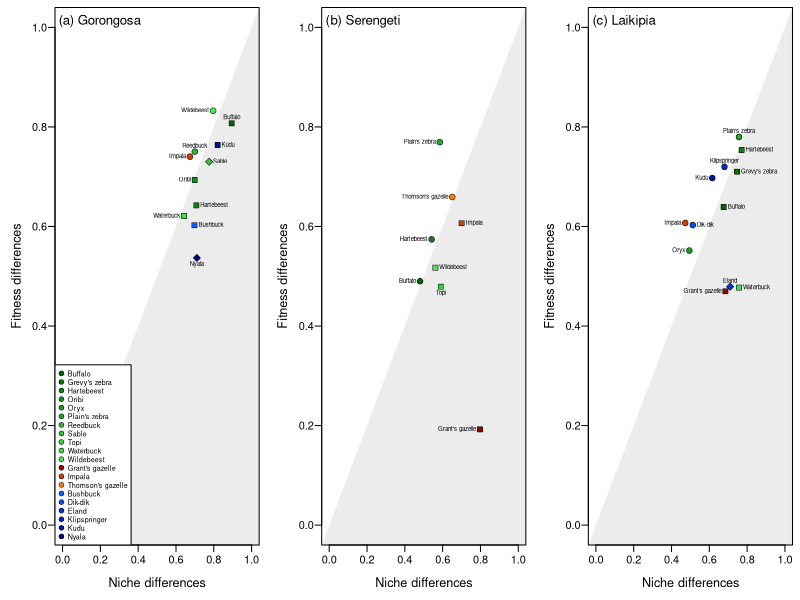

Here is the R script that generated this plot:
setwd("C:/Users/Falko/Documents/Standalone Research/Mammal Isotopes/Most recent manuscript and files")

# Load the data
comm <- read.csv("Processed_data/MCT_combined_data.csv")

# Total number of unique species
tot.S <- length(unique(comm$Species))

# Define a colour ramp with shades of green for grazers, shades of red for mixed feeders, and shades of blue for browsers
cols2 <- c(colorRampPalette(c(rgb(0,0.4,0,0.25),rgb(0.3,0.9,0.3,0.25)),interpolate="linear")(11),
			colorRampPalette(c(rgb(0.6,0,0,0.25),rgb(1,0.5,0,0.25)),interpolate="linear")(3),
			colorRampPalette(c(rgb(0,0.4,1,0.25),rgb(0,0,0.5,0.25)),interpolate="linear")(6))


# Save to file in the 'Figures' directory
png(filename="Figures/Combined Coexistence.png",width=22,height=7,units="cm",res=300)

# Set plot panels and margins
par(mfrow=c(1,3))
par(mai=c(0.55,0.55,0.075,0.075))

##########################################################################################################
# Create blank axis plots
plot(0,0, xlim=c(0,1), ylim=c(0,1),type="n",las=1,
	ylab="Fitness differences",xlab="Niche differences",cex.axis=1, cex.lab= 1.15, mgp=c(2.4,0.6,0))
# A grey polygon for the zone of stable coexistence
polygon(c(-5,5,5),c(-5,5,-5),col=rgb(0,0,0,0.075), border=NA)

# Use a subset of data from Gorongosa
G.sub <- comm[comm$PA=="Gorongosa",]
# Plot the species as points (point characters denote whether species can coexist stably)
points (G.sub$N,G.sub$F,pch=G.sub$Point,bg=cols2[G.sub$Code], cex=1.2, col="black",lw=0.5)
# Label the points
text (G.sub$N,G.sub$F,G.sub$Species, pos=c(4,4,2,2,3,1,4,4,2,2,3), cex=0.55, offset=0.3)
# Label the plot panel
mtext("(a) Gorongosa",cex=0.8, side = 3, adj = 0.03, line = -1.5,font=1)

# Create a vector of species names for the legend
sp.names <-c("Buffalo", "Grevy's zebra", "Hartebeest", "Oribi", "Oryx",
	"Plain's zebra", "Reedbuck", "Sable", "Topi", "Waterbuck",
	"Wildebeest", "Grant's gazelle", "Impala", "Thomson's gazelle",
	"Bushbuck", "Dik-dik", "Eland", "Klipspringer", "Kudu", "Nyala")

# Add a legen to the first panel
legend("bottomleft", pch=21, col="black",pt.bg=cols2,legend=sp.names,pt.cex=1, cex=0.65, pt.lw=0.5)

##########################################################################################################
# Create blank axis plots
plot(0,0, xlim=c(0,1), ylim=c(0,1),type="n",las=1,
	ylab="Fitness differences",xlab="Niche differences",cex.axis=1, cex.lab= 1.15, mgp=c(2.4,0.6,0))
# A grey polygon for the zone of stable coexistence
polygon(c(-5,5,5),c(-5,5,-5),col=rgb(0,0,0,0.075), border=NA)

# Use a subset of data from Serengeti
S.sub <- comm[comm$PA=="Serengeti",]
# Plot the species as points (point characters denote whether species can coexist stably)
points (S.sub$N,S.sub$F,pch=S.sub$Point,bg=cols2[S.sub$Code], cex=1.2, , col="black",lw=0.5)
# Label the points
text (S.sub$N,S.sub$F,S.sub$Species, pos=c(4,4,1,2,2,2,2,2), cex=0.55, offset=0.3)
# Label the panel
mtext("(b) Serengeti",cex=0.8, side = 3, adj = 0.03, line = -1.5,font=1)


##########################################################################################################
# Create blank axis plots
plot(0,0, xlim=c(0,1), ylim=c(0,1),type="n",las=1,
	ylab="Fitness differences",xlab="Niche differences",cex.axis=1, cex.lab= 1.15, mgp=c(2.4,0.6,0))
# A grey polygon for the zone of stable coexistence
polygon(c(-5,5,5),c(-5,5,-5),col=rgb(0,0,0,0.075), border=NA)

# Use a subset of data from Laikipia
L.sub <- comm[comm$PA=="Laikipia",]
# Plot the species as points (point characters denote whether species can coexist stably)
points (L.sub$N,L.sub$F,pch=L.sub$Point,bg=cols2[L.sub$Code], cex=1.2, , col="black",lw=0.5)
# Label the points
text (L.sub$N,L.sub$F,L.sub$Species, pos=c(4,4,4,2,4,3,2,3,4,2,3,2),cex=0.55, offset=0.3)
# Label the panel
mtext("(c) Laikipia",cex=0.8, side = 3, adj = 0.03, line = -1.5,font=1)

# Close plot device and save to file
dev.off()
